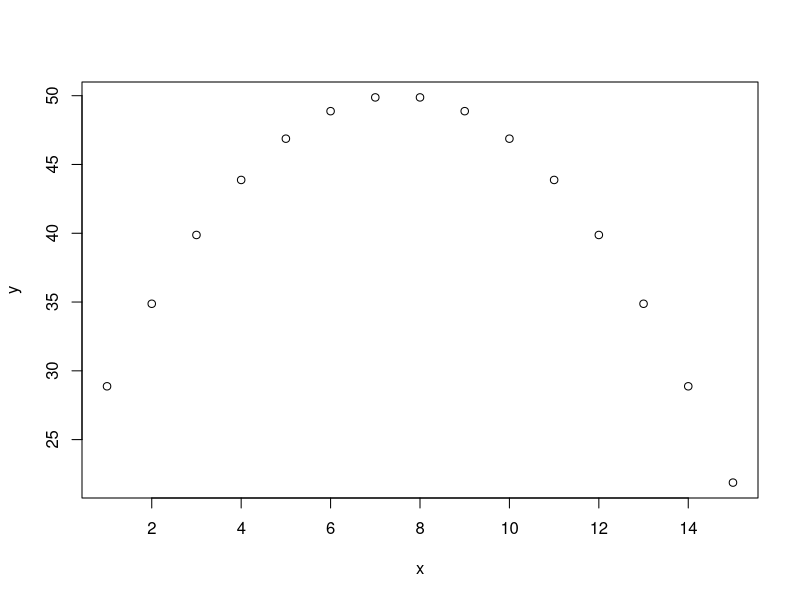
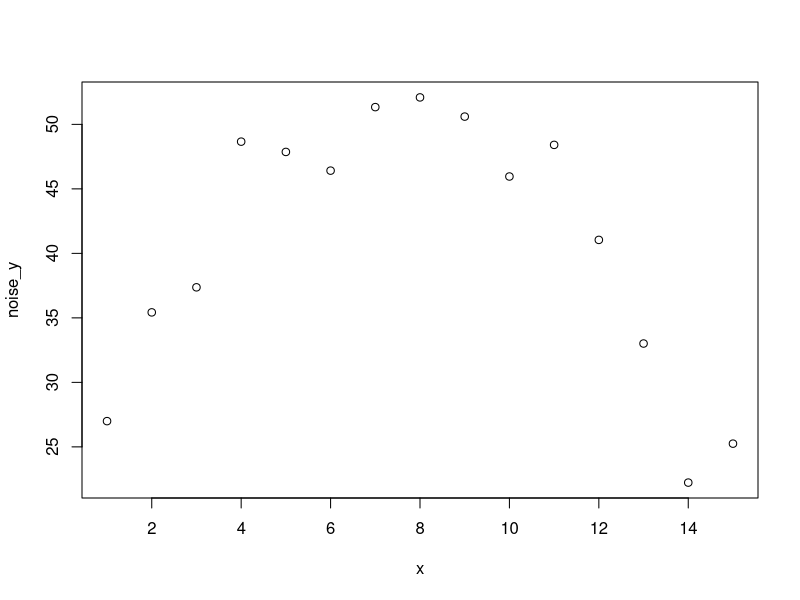
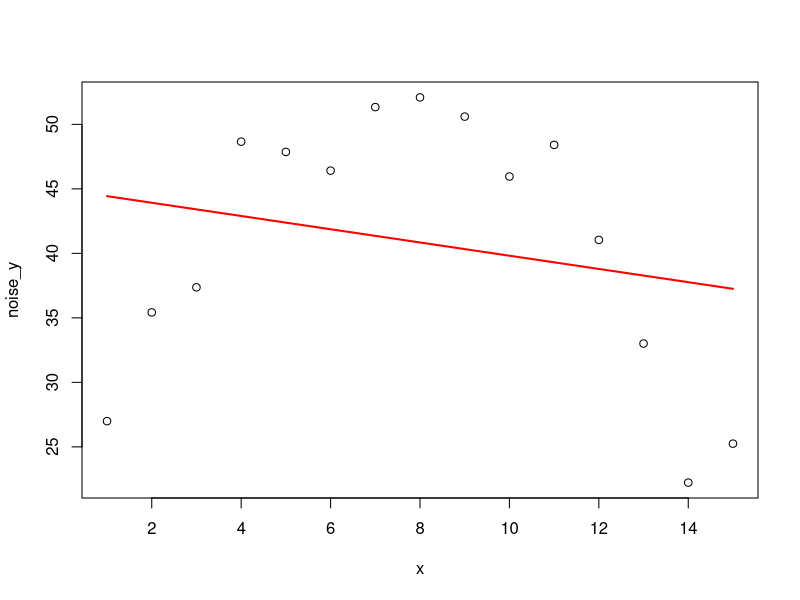
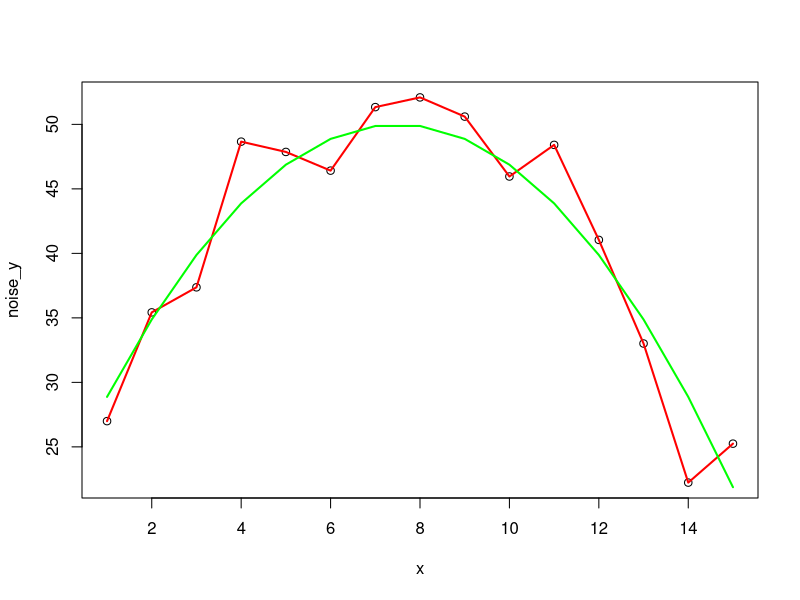
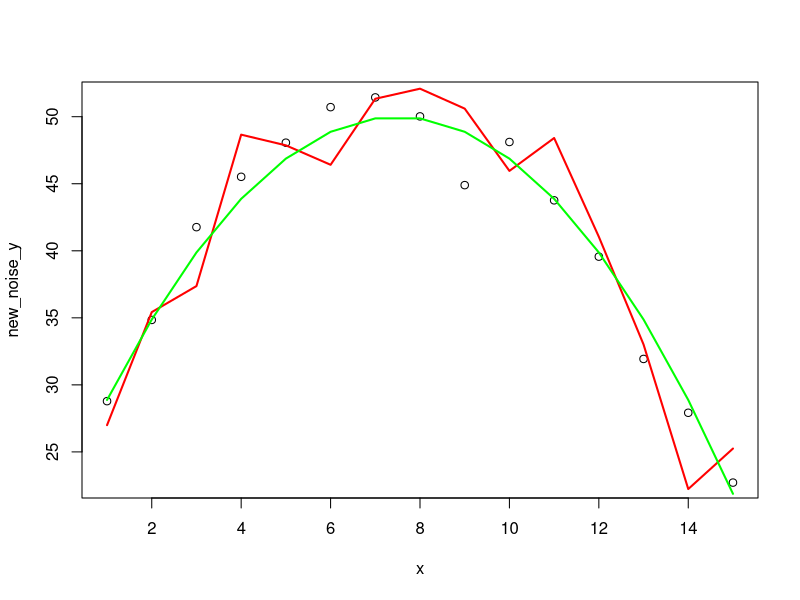

The R source for these figures, in order:
set.seed(1)

x <- 1:15
y <- -.5*(x-7.5)^2 + 50
plot(x,y)
#true_model <- lm(y~poly(x,2))

#plot(x,y)
#lines(x,y)

noise <- rnorm(length(x), 0, 3)
noise_y <- y+noise
plot(x,noise_y)

under_model <- lm(noise_y ~ x)
plot(x,noise_y)
under_pred <- predict(under_model, data.frame(x=x))
lines(x,under_pred,col = 'red', lwd = 2) #Underfit model

over_model <- lm(noise_y ~ poly(x,14))
predicted <- predict(over_model, data.frame(x=x))
plot(x,noise_y)
lines(x,predicted, col = 'red', lwd = 2) #overfit model
lines(x,y, col = 'green', lwd = 2) # goodfit (+ overfit lingering, can remove)

new_noise <- rnorm(length(x), 0, 2)
new_noise_y <- y + new_noise

plot(x,new_noise_y)
lines(x,predicted, col = 'red', lwd = 2) #(overfit on new data)
lines(x,y, col = 'green', lwd = 2) # adds stayGood fit
